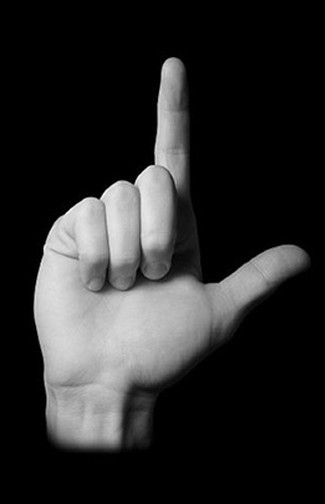
#> input picture download.jpg, 325 x 504 px
$ jupyter execute --allow-errors data_processing.ipynb
#> lines starting #> are read from the running program, lines starting #| are printed output that depends on the picture
[cell 1]
# import necessary libraries
import skimage as ski
import pandas as pd
import os
from skimage.transform import resize
from skimage.io import imread
import numpy as np
import matplotlib.pyplot as plt
from sklearn import svm
from sklearn.model_selection import GridSearchCV
from sklearn.model_selection import train_test_split
from sklearn.metrics import accuracy_score
from sklearn.metrics import classification_report
from skimage.color import rgb2gray
from skimage.filters import threshold_otsu
from skimage import exposure
import cv2

[cell 2]
import warnings

# Suppress all warnings
warnings.filterwarnings("ignore")

#> (a cell that did not finish here is left out)

[cell 4]
# # Define a function to extract SIFT features from a grayscale image with a fixed number of keypoints
# def extract_sift_features(img, max_keypoints=100):
#     # Initialize the SIFT detector with the desired maximum number of keypoints
#     sift = cv2.SIFT_create(nfeatures=max_keypoints)
#     # Detect keypoints and compute descriptors
#     keypoints, descriptors = sift.detectAndCompute(img, None)
#     # If there are more keypoints than the maximum allowed, keep only the first 'max_keypoints' keypoints
#     if len(keypoints) > max_keypoints:
#         keypoints = keypoints[:max_keypoints]
#         descriptors = descriptors[:max_keypoints]
#     return descriptors.flatten() if descriptors is not None else np.array([])

# flat_data_arr = []  # Input array
# target_arr = []  # Output array
# datadir = 'train/'
# # Path which contains all the categories of images
# for category in Categories:
#     print(f'Loading category: {category}')
#     path = os.path.join(datadir, category)
#     for img_name in os.listdir(path):
#         img_array = imread(os.path.join(path, img_name))
#         # Convert the image to grayscale
#         img_gray = cv2.cvtColor(img_array, cv2.COLOR_RGB2GRAY)
#         # Optionally preprocess the image before feature extraction
#         # img_resized_threshold = threshold_otsu(img_gray)
#         # gamma_corrected = exposure.adjust_gamma(img_resized_threshold, 2)
#         # edge_array = cv2.Canny(np.array(img_gray), 100, 200)
#         # img_resized = resize(img_gray, (96, 96))

#         # Extract SIFT features with a fixed number of keypoints (e.g., 100)
#         sift_features = extract_sift_features(img_gray, max_keypoints=100)

#         # Append the flattened SIFT features to the input array
#         flat_data_arr.append(sift_features)
#         target_arr.append(Categories.index(category))

#     print(f'Loaded category: {category} successfully')

# # # Convert lists to numpy arrays
# # flat_data = np.array(flat_data_arr)
# # target = np.array(target_arr)

[cell 5]
# df = pd.DataFrame(flat_data_arr)

[cell 6]
# fill NaN values with 0
# df.fillna(0, inplace=True)

[cell 7]
# df['Target'] = target_arr

[cell 8]
flat_data_arr=[] #input array
target_arr=[] #output array
datadir ='train/'
#path which contains all the categories of images
#> (the rest of this cell did not finish here and is left out)

[cell 9]
# [6 lines of commented-out code are left out]

[cell 10]
# [7 lines of commented-out code are left out]

#> (a cell that did not finish here is left out)

#> (a cell that did not finish here is left out)

[cell 13]
# [6 lines of commented-out code are left out]

[cell 14]
# [6 lines of commented-out code are left out]

[cell 15]
# df = pd.DataFrame(flat_data_pca)

[cell 16]
# df = pd.read_hdf('feature_data.h5', 'df')

#> (a cell that did not finish here is left out)

#> (a cell that did not finish here is left out)

[cell 19]
# # Defining the parameters grid for GridSearchCV
# param_grid={'C':[0.1,1,10,100],
# 			'gamma':[0.0001,0.001,0.1,1],
# 			'kernel':['rbf','poly']}

# # Creating a support vector classifier
# svc=svm.SVC(probability=True)

# # Creating a model using GridSearchCV with the parameters grid
# model=GridSearchCV(svc,param_grid)

[cell 20]
model = svm.SVC(probability=True)

#> (a cell that did not finish here is left out)

[cell 22]
# [10 lines of commented-out code are left out]

#> (a cell that did not finish here is left out)

[cell 24]
# Read and preprocess a new image
new_image_path = 'download.jpg'
target_img_array=imread(new_image_path)
#> target_img_array is the input picture: shape (504, 325, 3); min 0, max 255, mean 41.7
target_img_resized=resize(target_img_array,(96,96,3))
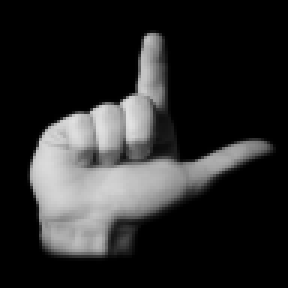
#> target_img_resized: shape (96, 96, 3) float64 (shown 3 times larger); min 0, max 0.889, mean 0.163
target_img_flatten = target_img_resized.flatten()

# Load saved PCA model
#> (the rest of this cell did not finish here and is left out)

[cell 25]
import cv2
import numpy as np
from skimage.transform import resize
from skimage.io import imread
from rembg import remove
from PIL import Image
import matplotlib.pyplot as plt

# testimg = Image.open("output.png")

testimg=imread("output.png")
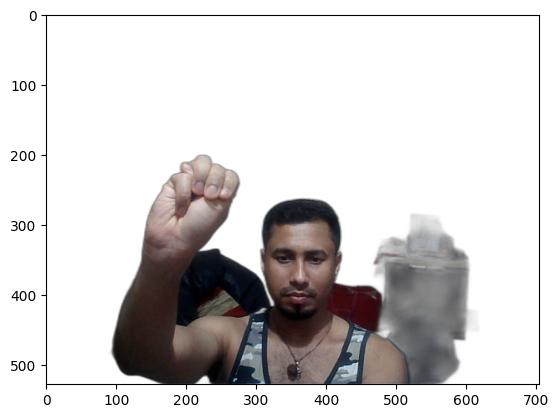
#> input picture output.png, 559 x 418 px
#> testimg is the input picture: shape (418, 559, 4); mean R, G, B, A 214.3, 211.9, 211.8, 255

#> (the rest of this cell did not finish here and is left out)

[cell 26]
# detect hand in the image and crop the image containing hand
def crop_hand(image):
    # Convert the image to grayscale
    gray = cv2.cvtColor(image, cv2.COLOR_BGR2GRAY)
    # Apply Gaussian blur
    blur = cv2.GaussianBlur(gray, (41, 41), 0)
    # Apply thresholding
    _, thresh = cv2.threshold(blur, 150, 255, cv2.THRESH_BINARY)
    # Find contours
    contours, _ = cv2.findContours(thresh, cv2.RETR_TREE, cv2.CHAIN_APPROX_SIMPLE)
    # Find the contour with the maximum area
    contour = max(contours, key=cv2.contourArea)
    # Create a mask from the contour
    mask = np.zeros(image.shape[:2], np.uint8)
    cv2.drawContours(mask, [contour], -1, (255, 255, 255), -1)
    # Apply the mask to get the cropped image
    result = cv2.bitwise_and(image, image, mask=mask)
    return result

# img = Image.open("output.png")

# # isolate hand from the image
# img = np.array(img)
# img = crop_hand(img)

# show the image
#> (the rest of this cell did not finish here and is left out)

[cell 27]
# match the keypoints with the template image
template = cv2.imread("test.jpg", cv2.IMREAD_GRAYSCALE)
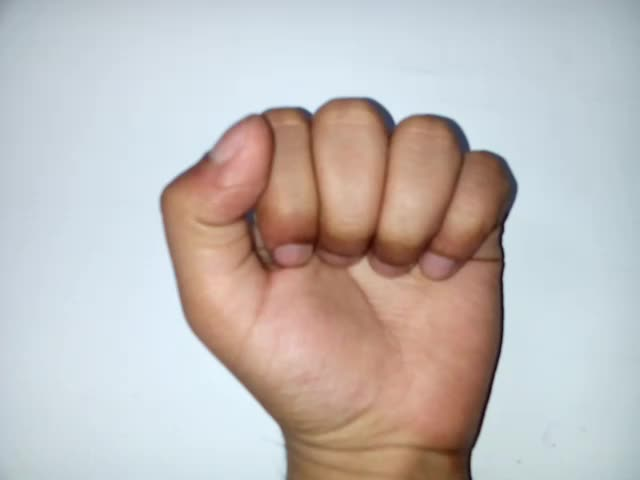
#> input picture test.jpg, 640 x 480 px
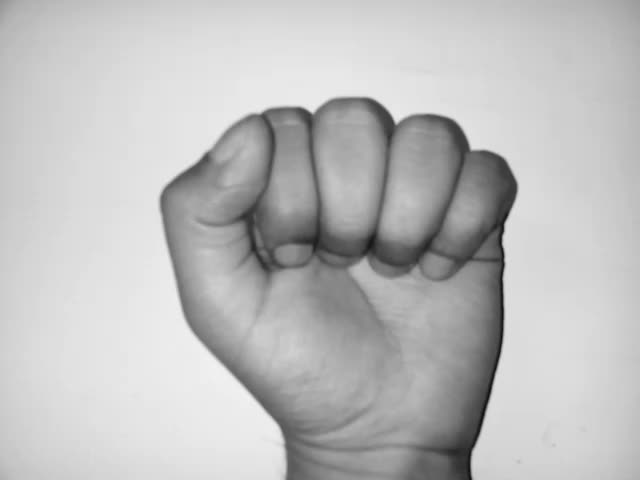
#> template: shape (480, 640); min 11, max 244, mean 189.5
orb = cv2.ORB_create()
keypoints1, descriptors1 = orb.detectAndCompute(testimg, None)
#> keypoints1 = 500 keypoints; strongest (x, y, size): (31, 154, 31), (31, 294, 31), (31, 157, 31), (31, 297, 31)
keypoints2, descriptors2 = orb.detectAndCompute(template, None)
#> keypoints2 = 237 keypoints; strongest (x, y, size): (472, 146, 92.6), (396, 118, 64.3), (396, 119, 53.6), (396, 117, 77.1)
bf = cv2.BFMatcher(cv2.NORM_HAMMING, crossCheck=True)
matches = bf.match(descriptors1, descriptors2)
#> matches = 55 matches
matches = sorted(matches, key=lambda x: x.distance)
testimg = cv2.drawMatches(testimg, keypoints1, template, keypoints2, matches[:10], None, flags=cv2.DrawMatchesFlags_NOT_DRAW_SINGLE_POINTS)
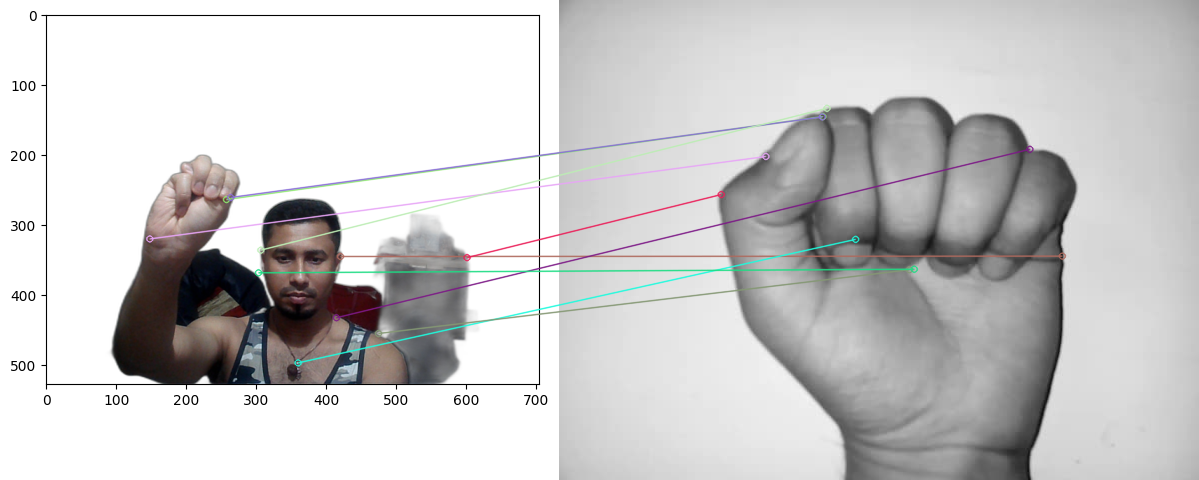
#> testimg: shape (480, 1199, 4); mean R, G, B, A 187.4, 186.6, 186.7, 239.6; transparent parts drawn white


# show the image
plt.imshow(testimg)

#> (a cell that did not finish here is left out)

[cell 29]
import cv2
import numpy as np

# Load the two images
image1 = cv2.imread('test.jpg', cv2.IMREAD_GRAYSCALE)
image2 = cv2.imread('output.png', cv2.IMREAD_GRAYSCALE)
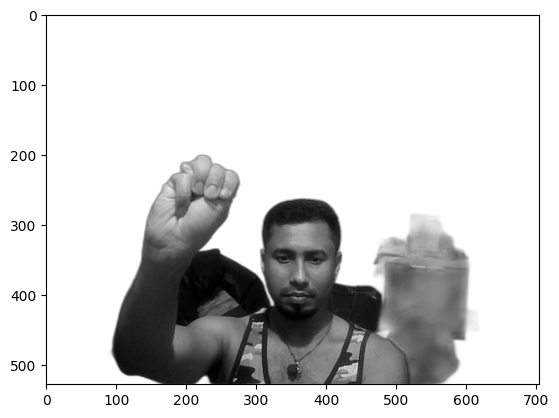
#> image2: shape (418, 559); min 0, max 255, mean 212.5


# Initialize SIFT detector
sift = cv2.SIFT_create()

# Detect keypoints and compute descriptors
keypoints1, descriptors1 = sift.detectAndCompute(image1, None)
#> keypoints1 = 84 keypoints; strongest (x, y, size): (503, 185, 25.9), (387, 127, 17.5), (302, 113, 8.5), (397, 116, 8)
keypoints2, descriptors2 = sift.detectAndCompute(image2, None)
#> keypoints2 = 441 keypoints; strongest (x, y, size): (17, 297, 1.9), (320, 401, 1.9), (205, 379, 4.9), (239, 242, 31.3)

# Initialize FLANN matcher
FLANN_INDEX_KDTREE = 1
index_params = dict(algorithm=FLANN_INDEX_KDTREE, trees=5)
search_params = dict(checks=50)
flann = cv2.FlannBasedMatcher(index_params, search_params)

# Match descriptors using KNN
matches = flann.knnMatch(descriptors1, descriptors2, k=2)
#> matches = 84 matches

# Ratio test to filter good matches
good_matches = []
for m, n in matches:
    if m.distance < 0.7 * n.distance:
        good_matches.append(m)
#> this loop made 84 passes
#> after the loop, good_matches = 3 matches

# Draw matches
matched_image = cv2.drawMatches(image1, keypoints1, image2, keypoints2, good_matches, None, flags=cv2.DrawMatchesFlags_NOT_DRAW_SINGLE_POINTS)
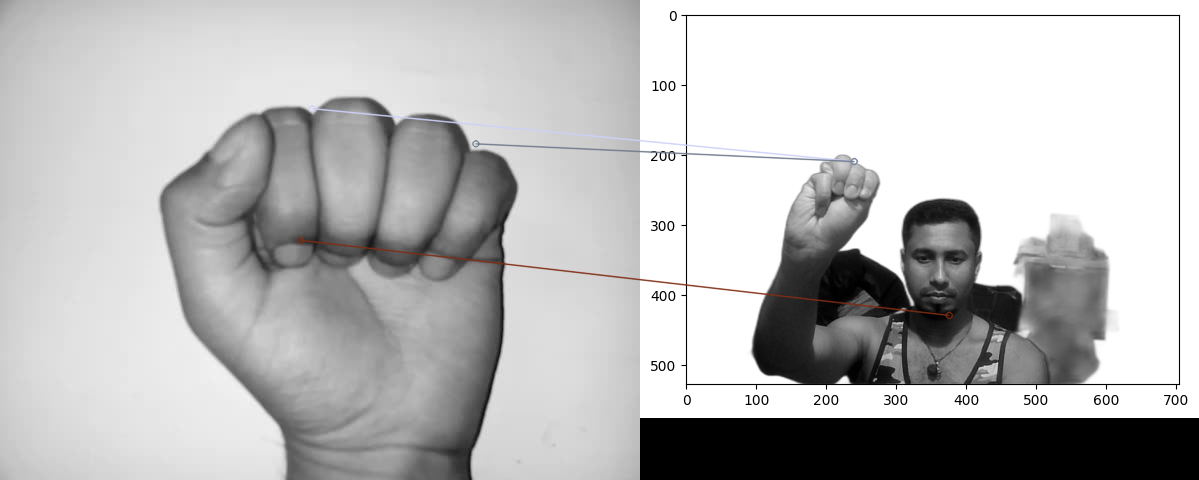
#> matched_image: shape (480, 1199, 3); mean of channels 0, 1, 2 187.2, 187.2, 187.3; drawn as B, G, R

# Find the homography matrix
homography = None
if len(good_matches) > 10:
    src_pts = np.float32([keypoints1[m.queryIdx].pt for m in good_matches]).reshape(-1, 1, 2)
    dst_pts = np.float32([keypoints2[m.trainIdx].pt for m in good_matches]).reshape(-1, 1, 2)
    homography, mask = cv2.findHomography(src_pts, dst_pts, cv2.RANSAC, 5.0)
else:
    print("Not enough matches found!")

# Get the dimensions of the first image
h1, w1 = image1.shape[:2]
#> h1 = 480; w1 = 640

# Apply the perspective transformation to the second image
if homography is not None:
    transformed_image = cv2.warpPerspective(image2, homography, (w1, h1))
else:
    transformed_image = image2

# Show the matched image and the transformed image
cv2.imshow('Matched Image', matched_image)
cv2.imshow('Transformed Image', transformed_image)
cv2.waitKey(0)
cv2.destroyAllWindows()
